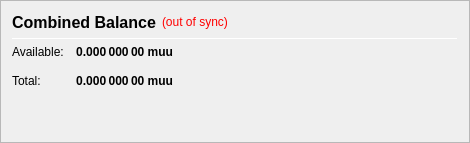
                   <widget class="QFrame" name="frame_CombinedBalances">
                    <property name="minimumSize">
                     <size>
                      <width>470</width>
                      <height>0</height>
                     </size>
                    </property>
                    <property name="frameShape">
                     <enum>QFrame::StyledPanel</enum>
                    </property>
                    <property name="frameShadow">
                     <enum>QFrame::Raised</enum>
                    </property>
                    <layout class="QVBoxLayout" name="verticalLayout_5">
                     <item>
                      <layout class="QHBoxLayout" name="horizontalLayout_5" stretch="0,0,0">
                       <item>
                        <widget class="QLabel" name="label_5z">
                         <property name="minimumSize">
                          <size>
                           <width>0</width>
                           <height>20</height>
                          </size>
                         </property>
                         <property name="font">
                          <font>
                           <pointsize>12</pointsize>
                           <weight>75</weight>
                           <bold>true</bold>
                          </font>
                         </property>
                         <property name="toolTip">
                          <string>Combined Balance (including unconfirmed and immature coins)</string>
                         </property>
                         <property name="text">
                          <string>Combined Balance</string>
                         </property>
                        </widget>
                       </item>
                       <item>
                        <widget class="QLabel" name="labelWalletStatus">
                         <property name="cursor">
                          <cursorShape>WhatsThisCursor</cursorShape>
                         </property>
                         <property name="toolTip">
                          <string>The displayed information may be out of date. Your wallet automatically synchronizes with the muu network after a connection is established, but this process has not completed yet.</string>
                         </property>
                         <property name="styleSheet">
                          <string notr="true">QLabel { color: red; }</string>
                         </property>
                         <property name="text">
                          <string notr="true">(out of sync)</string>
                         </property>
                         <property name="alignment">
                          <set>Qt::AlignLeading|Qt::AlignLeft|Qt::AlignVCenter</set>
                         </property>
                        </widget>
                       </item>
                       <item>
                        <spacer name="horizontalSpacer_1">
                         <property name="orientation">
                          <enum>Qt::Horizontal</enum>
                         </property>
                         <property name="sizeHint" stdset="0">
                          <size>
                           <width>40</width>
                           <height>20</height>
                          </size>
                         </property>
                        </spacer>
                       </item>
                      </layout>
                     </item>
                     <item>
                      <widget class="Line" name="line_CombinedBalance">
                       <property name="minimumSize">
                        <size>
                         <width>0</width>
                         <height>1</height>
                        </size>
                       </property>
                       <property name="maximumSize">
                        <size>
                         <width>16777215</width>
                         <height>1</height>
                        </size>
                       </property>
                       <property name="orientation">
                        <enum>Qt::Horizontal</enum>
                       </property>
                      </widget>
                     </item>
                     <item>
                      <layout class="QGridLayout" name="gridLayout_3">
                       <property name="spacing">
                        <number>12</number>
                       </property>
                       <item row="1" column="0">
                        <widget class="QLabel" name="labelBalanceTextz">
                         <property name="text">
                          <string>Available:</string>
                         </property>
                        </widget>
                       </item>
                       <item row="1" column="1">
                        <widget class="QLabel" name="labelBalancez">
                         <property name="font">
                          <font>
                           <weight>75</weight>
                           <bold>true</bold>
                          </font>
                         </property>
                         <property name="cursor">
                          <cursorShape>IBeamCursor</cursorShape>
                         </property>
                         <property name="toolTip">
                          <string>Your current spendable balance</string>
                         </property>
                         <property name="text">
                          <string notr="true">0.000 000 00 muu</string>
                         </property>
                         <property name="alignment">
                          <set>Qt::AlignRight|Qt::AlignTrailing|Qt::AlignVCenter</set>
                         </property>
                         <property name="textInteractionFlags">
                          <set>Qt::LinksAccessibleByMouse|Qt::TextSelectableByKeyboard|Qt::TextSelectableByMouse</set>
                         </property>
                        </widget>
                       </item>
                       <item row="2" column="0">
                        <widget class="QLabel" name="labelTotalTextz">
                         <property name="text">
                          <string>Total:</string>
                         </property>
                        </widget>
                       </item>
                       <item row="2" column="1">
                        <widget class="QLabel" name="labelTotalz">
                         <property name="font">
                          <font>
                           <weight>75</weight>
                           <bold>true</bold>
                          </font>
                         </property>
                         <property name="cursor">
                          <cursorShape>IBeamCursor</cursorShape>
                         </property>
                         <property name="toolTip">
                          <string>Total Balance, including all unavailable coins.</string>
                         </property>
                         <property name="text">
                          <string notr="true">0.000 000 00 muu</string>
                         </property>
                         <property name="alignment">
                          <set>Qt::AlignRight|Qt::AlignTrailing|Qt::AlignVCenter</set>
                         </property>
                         <property name="textInteractionFlags">
                          <set>Qt::LinksAccessibleByMouse|Qt::TextSelectableByKeyboard|Qt::TextSelectableByMouse</set>
                         </property>
                        </widget>
                       </item>
                       <item row="2" column="3">
                        <spacer name="horizontalSpacer_2">
                         <property name="orientation">
                          <enum>Qt::Horizontal</enum>
                         </property>
                         <property name="sizeHint" stdset="0">
                          <size>
                           <width>40</width>
                           <height>20</height>
                          </size>
                         </property>
                        </spacer>
                       </item>
                      </layout>
                     </item>
                     <item>
                      <spacer name="verticalSpacer_1">
                       <property name="orientation">
                        <enum>Qt::Vertical</enum>
                       </property>
                       <property name="sizeHint" stdset="0">
                        <size>
                         <width>20</width>
                         <height>40</height>
                        </size>
                       </property>
                      </spacer>
                     </item>
                    </layout>
                   </widget>
